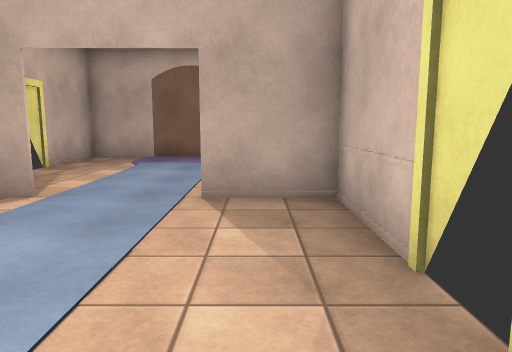
View 1 (above)

17 first-person views from a walk through a 3-D level made in the Unity game engine. The camera is 1.3 m above the floor, tilts 8° down and sees 70° across. The floor is counted in squares, 1 m on a side. Each view is taken from the middle of a square. On the plan, view 1 faces up. The plan holds only what a view shows up to about 15 squares ahead; the rest is blank. The place goes on beyond the plan. The player character is not drawn. Surface patterns are stand-ins for the level's own textures.

View 2
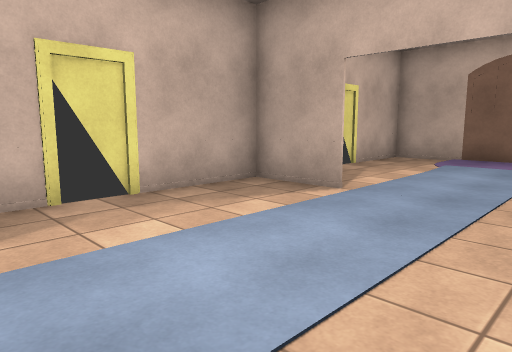

View 3
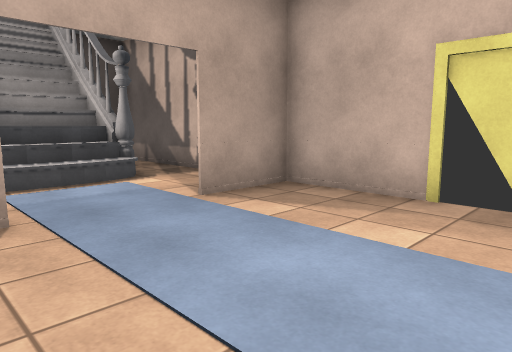

View 4
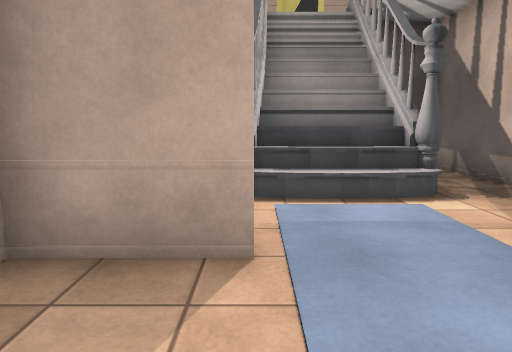

View 5
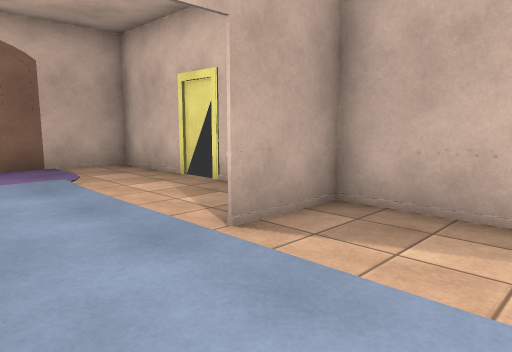

View 6
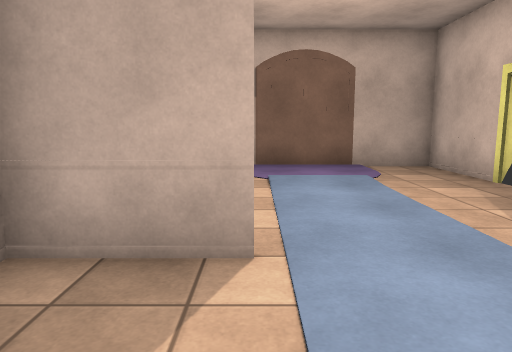

View 7
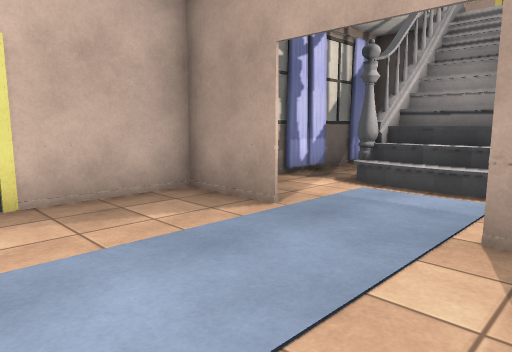

View 8
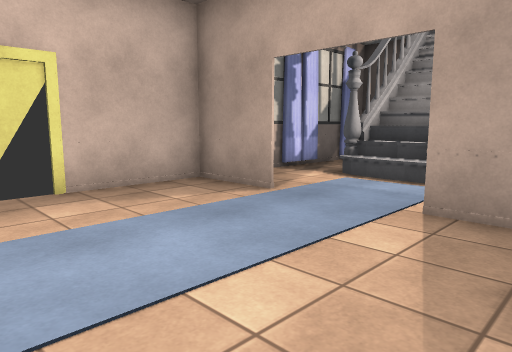

View 9
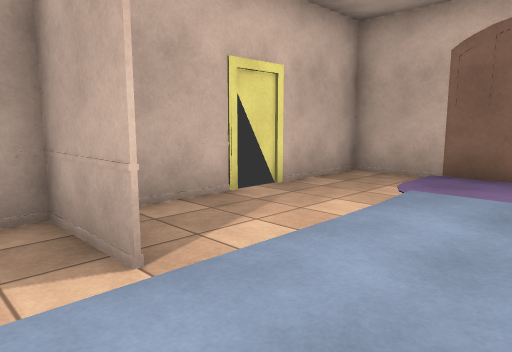

View 10
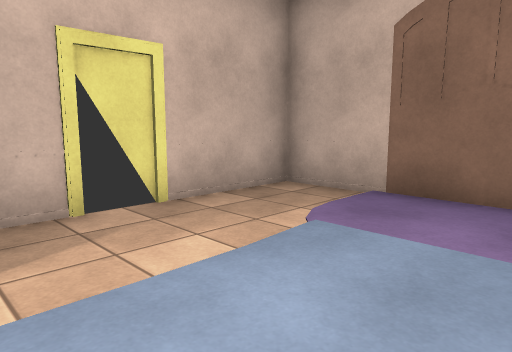

View 11
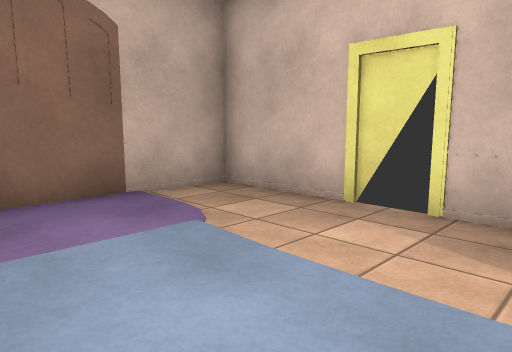

View 12
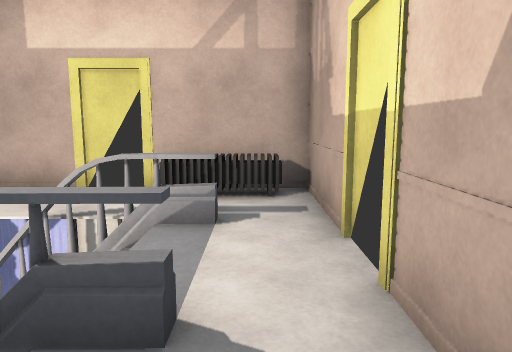

View 13
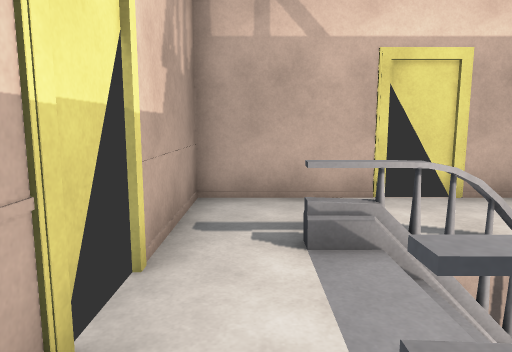

View 14
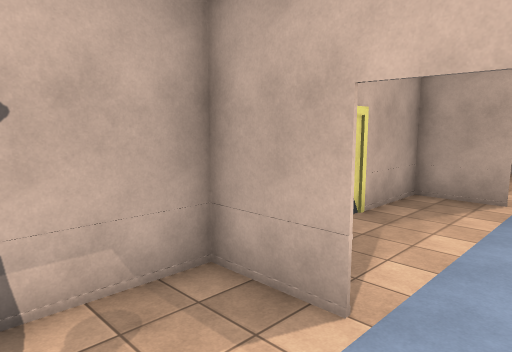

View 15
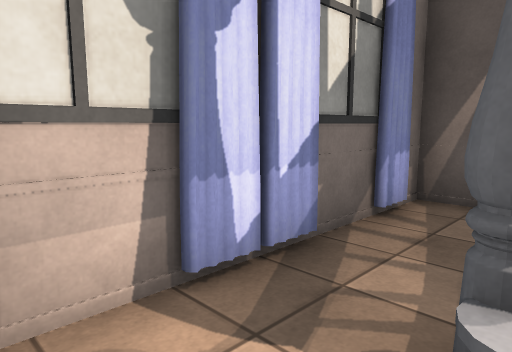

View 16
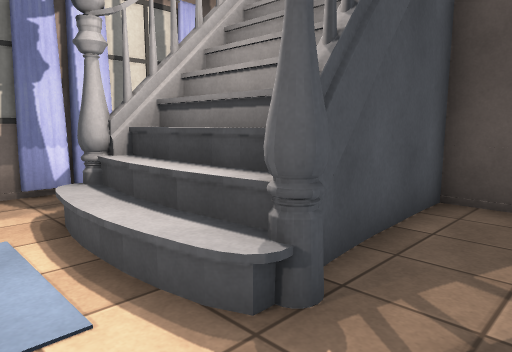

View 17
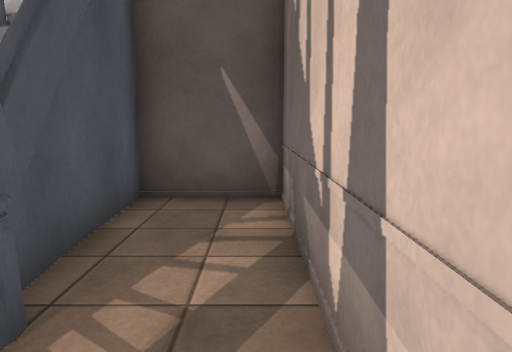

### Floor plan
Key: @ floor where view 1 was taken; # wall or solid block; x gap in a wall; . main floor; : floor 4.5 m higher than the main floor; + floor 4.75 m higher than the main floor; / step, stairs or slope; R rug; H heater.
Columns run from 7 left of view 1 to 2 right of it. Each row starts with its distance up from view 1.
 15 ##########
 14 #........#
 13 #........#
 12 #........#
 11 #...RR...#
 10  ...RR...
  9 #...RR...#
  8 #...RR...#
  7 ###.RR.###
  6 #........#
  5 #........#
  4 #........#
  3 #........#
  2  ........
  1 #........#
  0 #......@.#
 -1 ###....###
 -2 #........#
 -3 #........#
 -4 #........#
 -5 #..#//#.##
 -6 #..#//#.##
 -7 #..#//#..#
 -8 #..x//x..#
 -9 #..#::+..#
-10 #:::::::H#
-11 ####x#####

Where each view was taken, in squares from view 1:
view 1: 0 up, 0 right, facing up
view 2: 0 up, 0 right, facing up-left
view 3: 4 up, 0 right, facing down-left
view 4: 2 up, 1 left, facing down
view 5: 3 up, 4 left, facing up-right
view 6: 3 up, 4 left, facing up
view 7: 3 up, 5 left, facing down-right
view 8: 4 up, 6 left, facing down-right
view 9: 5 up, 1 left, facing up-left
view 10: 8 up, 1 left, facing up-left
view 11: 8 up, 4 left, facing up-right
view 12: 10 down, 6 left, facing right
view 13: 10 down, 0 right, facing left
view 14: 5 down, 2 left, facing up-left
view 15: 3 down, 1 left, facing down-right
view 16: 3 down, 6 left, facing down-right
view 17: 3 down, 6 left, facing down
